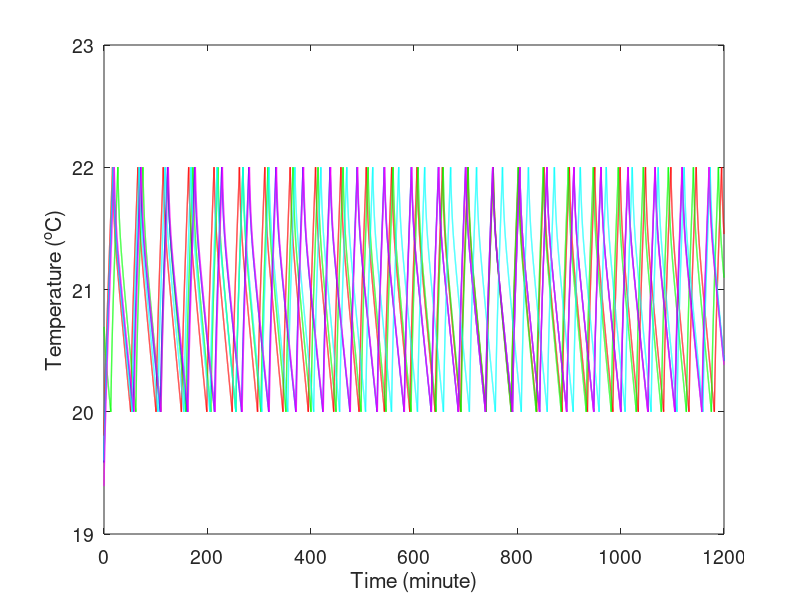

This figure's MATLAB source:
% Code written by Dr. Ning Lu for DR book
% Example 3.3 - produce figure 3.7(c)
% Code written 9/21/2017
% Copyright North Carolina State University

clear all 
close all


    
for j = 1:5
    % Simulation setup
    Outdoor_temp_start = 5
    Outdoor_temp_end = 5
    color = ['rgbcm'];
    Time = 60*20 % in minutes
    Timestep = 1 % second
    N_timestep = Time*60/Timestep;
    Tout = linspace(Outdoor_temp_start,Outdoor_temp_end,N_timestep);
    
    Tset = 21 % degree C
    TDB = 2 %degree C
    Troom0 = Tset-TDB+rand(1)*TDB;
    Prated = 6000 %W
    Area = 228  % in m^2
    Vair =  228*5 % m^3
    DensityAir = 1.225  % kg/m^3
    Cp_air = 1005 % J/kg.k
    Cv_air = 780  % J/kg.k
    C_funiture = 1000 % J/kg.k
    V_furniture = 1000 %kg
    UA = 111  %W/degree C
    UAmass = 3924 %W/degree C
    T_on=0;
    T_off=0;

    R1 = 1/UA+0.1*1/UA*rand(1)
    R2 = 1/UAmass+0.1*1/UAmass*rand(1)
    Ca = Vair*DensityAir*Cv_air + Vair*DensityAir*Cv_air*0.1*rand(1) 
    Cm = V_furniture*C_funiture + V_furniture*C_funiture*0.1*rand(1)

    A = [-(1/(R2*Ca)+1/(R1*Ca))  1/(R2*Ca); 1/(R2*Cm)  -1/(R2*Cm)]
    B = [1/(R1*Ca) 1/Ca ;0 0]
    C = [1 0; 0 1]
    D = [0; 0]

    status = zeros(1, Time);
    Q =  zeros(1, Time);
    x0 = [Troom0;Troom0];

    if x0(1) > (Tset + TDB/2)
        status(1) = 0;
    elseif x0(1)<(Tset - TDB/2)
        status(1) = 1;
    end
    if status(1) == 1
        Q0(1) = Prated*Timestep;
    else
        Q0(1) = 0;
    end
    u0 = [Tout(1); Q0]    

    for i = 2:1:N_timestep
        DT = A*x0  + B*u0;
        x1 = x0+DT;
        if (x1(1)>(Tset + TDB/2)) &&  (status(i-1) == 1)
            status(i) = 0;
        elseif (x1(1)< (Tset - TDB/2)) &&  status(i-1) == 0
            status(i) = 1;
        else
            status(i) = status(i-1);
        end
        if status(i) == 1
            Q(i) = Prated*Timestep;
            T_on(i,1) = T_on(i-1,1)+1;
            T_off(i,1) = 0;
        else
            Q(i) = 0;
            T_off(i,1) = T_off(i-1,1)+1;
            T_on(i,1) = 0;
        end
        x0 = x1;
        u0 = [Tout(i); Q(i)];
        Troom_record(i-1,1) = x1(1);
        Tmass_record(i-1,1) = x1(2);
    end
    Time = [0:Timestep:((N_timestep-2)*Timestep)]/60;
    figure(1)
    set(gcf,'DefaultAxesFontSize',14)  %<--------set character size
    set(gcf,'DefaultTextFontSize',14)
    plot(Time,Troom_record,color(j),'LineWidth',1)
    % plot(Tmass_record,'b')
    xlabel('Time (minute)')
    ylabel('Temperature (^oC)')
    hold on
%     title('Room Temperature Profiles')
    ylim([19 23])
    
    
    clear all
end






    
    

